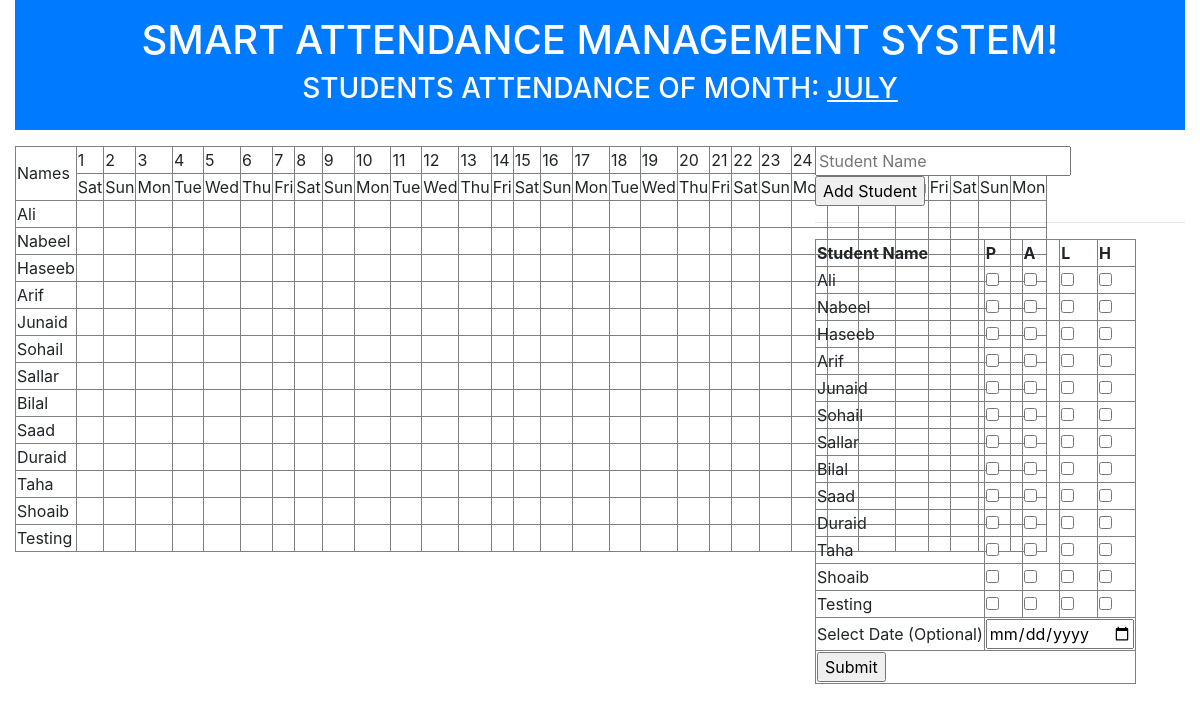
The page / on the database its author committed.
### tables this page shows
CREATE TABLE `attendance_students` (
  `id` int(11) NOT NULL,
  `student_name` varchar(255) DEFAULT NULL
);

### addAttendance.php (the view, shortened to what this page needs)
<table border="1" cellspacing="0">
    <form method="POST">
        <tr>
            <th>Student Name</th>
            <th> P </th>
            <th> A </th>
            <th> L </th>
            <th> H </th>
        </tr>
        <?php
            require_once("config.php");
            $fetchingStudents = mysqli_query($db, "SELECT * FROM attendance_students") OR die(mysqli_error($db));
            while($data = mysqli_fetch_assoc($fetchingStudents))
            {
                $student_name = $data['student_name'];
                $student_id = $data['id'];
        ?>
                <tr>
                    <td><?php echo $student_name; ?></td>
                    <td> <input type="checkbox" name="studentPresent[]" value="<?php echo $student_id; ?>" /></td>
                    <td> <input type="checkbox" name="studentAbsent[]" value="<?php echo $student_id; ?>" /></td>
                    <td> <input type="checkbox" name="studentLeave[]" value="<?php echo $student_id; ?>" /></td>
                    <td> <input type="checkbox" name="studentHoliday[]" value="<?php echo $student_id; ?>" /></td>
                </tr>
        <?php
            }
        ?>
        <tr>
            <td>Select Date (Optional)</td>
            <td colspan="4"> <input type="date" name="selected_date" /> </td>
        </tr>
        <tr>
            <th colspan="5"> <input type="submit" name="addAttendanceBTN" /></th>
        </tr>
    </form>
</table>

### index.php (shortened to what this page needs)
<!DOCTYPE html>
<html lang="en">
<head>
    <link rel="stylesheet" href="https://cdn.jsdelivr.net/npm/bootstrap@4.4.1/dist/css/bootstrap.min.css">
</head>
<body>
    <div class="container-fluid">
        <header class="bg-primary text-white text-center mb-3 py-3">
            <div class="row">
                <div class="col-12">
                    <h1>SMART ATTENDANCE MANAGEMENT SYSTEM!</h1>
                    <h3>STUDENTS ATTENDANCE OF MONTH: <u><?php echo strtoupper(date("F")); ?></u></h3>
                </div>
            </div>
        </header>
        <div class="row">
            <div class="col-8">
                <?php require_once("SmartAttendanceSheet.php"); ?>
            </div>
            <div class="col-4">
                <?php require_once("addingStudents.php");
                    echo "<hr>";
                    require_once("addAttendance.php");
                ?>
            </div>
        </div>
    </div>
</body>
</html>

### SmartAttendanceSheet.php
<?php
    require_once("config.php");
    $firstDayOfMonth = date("1-m-Y");
    $totalDaysInMonth = date("t", strtotime($firstDayOfMonth));
    $fetchingStudents = mysqli_query($db, "SELECT * FROM attendance_students") OR die(mysqli_error($db));
    $totalNumberOfStudents = mysqli_num_rows($fetchingStudents);
    $studentsNamesArray = array();
    $studentsIDsArray = array();
    $counter = 0;
    while($students = mysqli_fetch_assoc($fetchingStudents))
    {
        $studentsNamesArray[] = $students['student_name'];
        $studentsIDsArray[] = $students['id'];
    }
?>
<table border="1" cellspacing="0">
<?php
    for($i = 1; $i<=$totalNumberOfStudents + 2; $i++)
    {
        if($i == 1)
        {
            echo "<tr>";
            echo "<td rowspan='2'>Names</td>";
            for($j = 1; $j<=$totalDaysInMonth; $j++)
            {
                echo "<td>$j</td>";
            }
            echo "</tr>";
        }else if($i == 2)
        {
            echo "<tr>";
            for($j = 0; $j<$totalDaysInMonth; $j++)
            {
                echo "<td>" . date("D", strtotime("+$j days", strtotime($firstDayOfMonth))) . "</td>";
            }
            echo "</tr>";
        }else
        {
            echo "<tr>";
            echo "<td>" . $studentsNamesArray[$counter] . "</td>";
            for($j = 1; $j<=$totalDaysInMonth; $j++)
            {
                $dateOfAttendance = date("Y-m-$j");
                $fetchingStudentsAttendance = mysqli_query($db, "SELECT attendance FROM attendance WHERE student_id = '". $studentsIDsArray[$counter] ."' AND curr_date = '". $dateOfAttendance ."'") OR die(mysqli_error($db));
                $isAttendanceAdded = mysqli_num_rows($fetchingStudentsAttendance);
                if($isAttendanceAdded > 0)
                {
                    $studentAttendance = mysqli_fetch_assoc($fetchingStudentsAttendance);
                    if($studentAttendance['attendance'] == "P")
                    {
                        $color = "green";
                    }else if($studentAttendance['attendance'] == "A")
                    {
                        $color = "red";
                    }else if($studentAttendance['attendance'] == "H")
                    {
                        $color = "blue";
                    }else if($studentAttendance['attendance'] == "L")
                    {
                        $color = "brown";
                    }
                    echo "<td style='background-color: $color; color:white'>" . $studentAttendance['attendance'] . "</td>";
                }else {
                    echo "<td></td>";
                }
            }
            echo "</tr>";
            $counter++;
        }
    }
?>
</table>

### addingStudents.php (shortened to what this page needs)
<form method="POST">
    <input type="text" name="student_name" placeholder="Student Name" required autofocus />
    <input type="submit" value="Add Student" name="submit">
</form>

### rows shown on the page
attendance_students: student_name "Ali"
attendance_students: student_name "Nabeel"
attendance_students: student_name "Haseeb"
attendance_students: student_name "Arif"
attendance_students: student_name "Junaid"
attendance_students: student_name "Sohail"
attendance_students: student_name "Sallar"
attendance_students: student_name "Bilal"
attendance_students: student_name "Saad"
attendance_students: student_name "Duraid"
attendance_students: student_name "Taha"
attendance_students: student_name "Shoaib"
attendance_students: student_name "Testing"

### other values the page prints
$studentsNamesArray[$counter] "Ali"
$studentsNamesArray[$counter] "Nabeel"
$studentsNamesArray[$counter] "Haseeb"
$studentsNamesArray[$counter] "Arif"
$studentsNamesArray[$counter] "Junaid"
$studentsNamesArray[$counter] "Sohail"
$studentsNamesArray[$counter] "Sallar"
$studentsNamesArray[$counter] "Bilal"
$studentsNamesArray[$counter] "Saad"
$studentsNamesArray[$counter] "Duraid"
$studentsNamesArray[$counter] "Taha"
$studentsNamesArray[$counter] "Shoaib"
$studentsNamesArray[$counter] "Testing"
